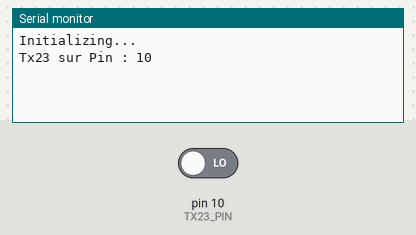
The sketch below on a simulated Arduino Uno, built with avr-gcc and run on an emulated ATmega328P. On the bench: the last lines printed to the serial monitor. Inputs (shaded band) come from the test bench; at power-on: pin 10 (TX23_PIN) LOW.

Above: at 1.4 s.
1.5 s: pin 10 (TX23_PIN) driven HIGH
At 4.3 s:
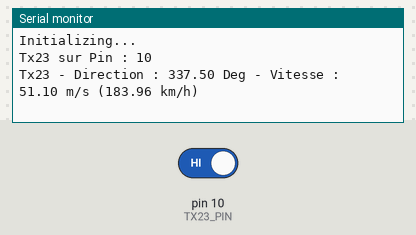
4.5 s: pin 10 (TX23_PIN) driven LOW
At 7.4 s:
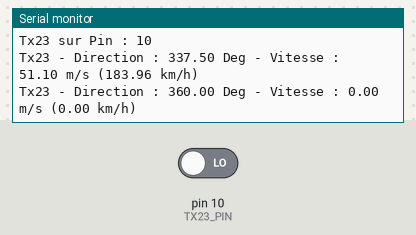

Measured:
- after the input at 1.5 s, the serial monitor: prints a new line after 2.1 s (image 1)
- after the input at 4.5 s, the serial monitor: prints a new line after 2.6 s (image 2)

The sketch:

Tx23u_Example.ino
```cpp
#include "Tx23u.h"

#define TX23_PIN                10

Tx23u    Tx23(TX23_PIN);

void setup() {

  Serial.begin(115200);

  Serial.print("\n\nInitializing...\n");

  pinMode(TX23_PIN, INPUT);

  Serial.print("Tx23 sur Pin : ");
  Serial.println(TX23_PIN);
}

void loop() {

    float WindDir = Tx23.GetWindDir();

    delay(2000);

    Serial.print ( "Tx23 - Direction : ");
    Serial.print ( WindDir );
    Serial.print ( " Deg");
    Serial.flush();

    float WindSpeed = Tx23.GetWindSpeed();
    Serial.print ( " - Vitesse : ");
    Serial.print ( WindSpeed );
    Serial.print ( " m/s (");
    Serial.print ( WindSpeed * 3.6f);
    Serial.print ( " km/h)");
    Serial.println();
    Serial.flush();

}
```
